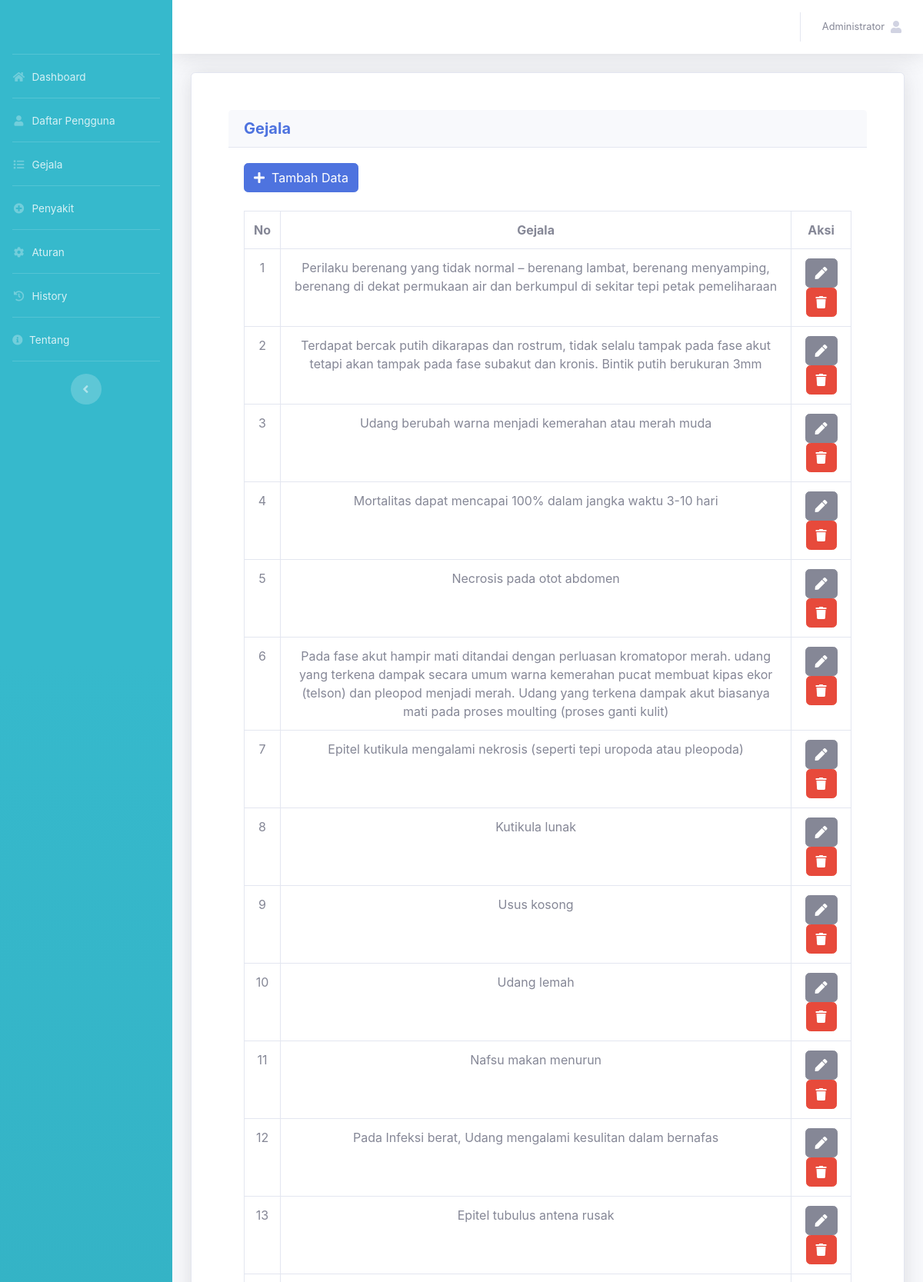
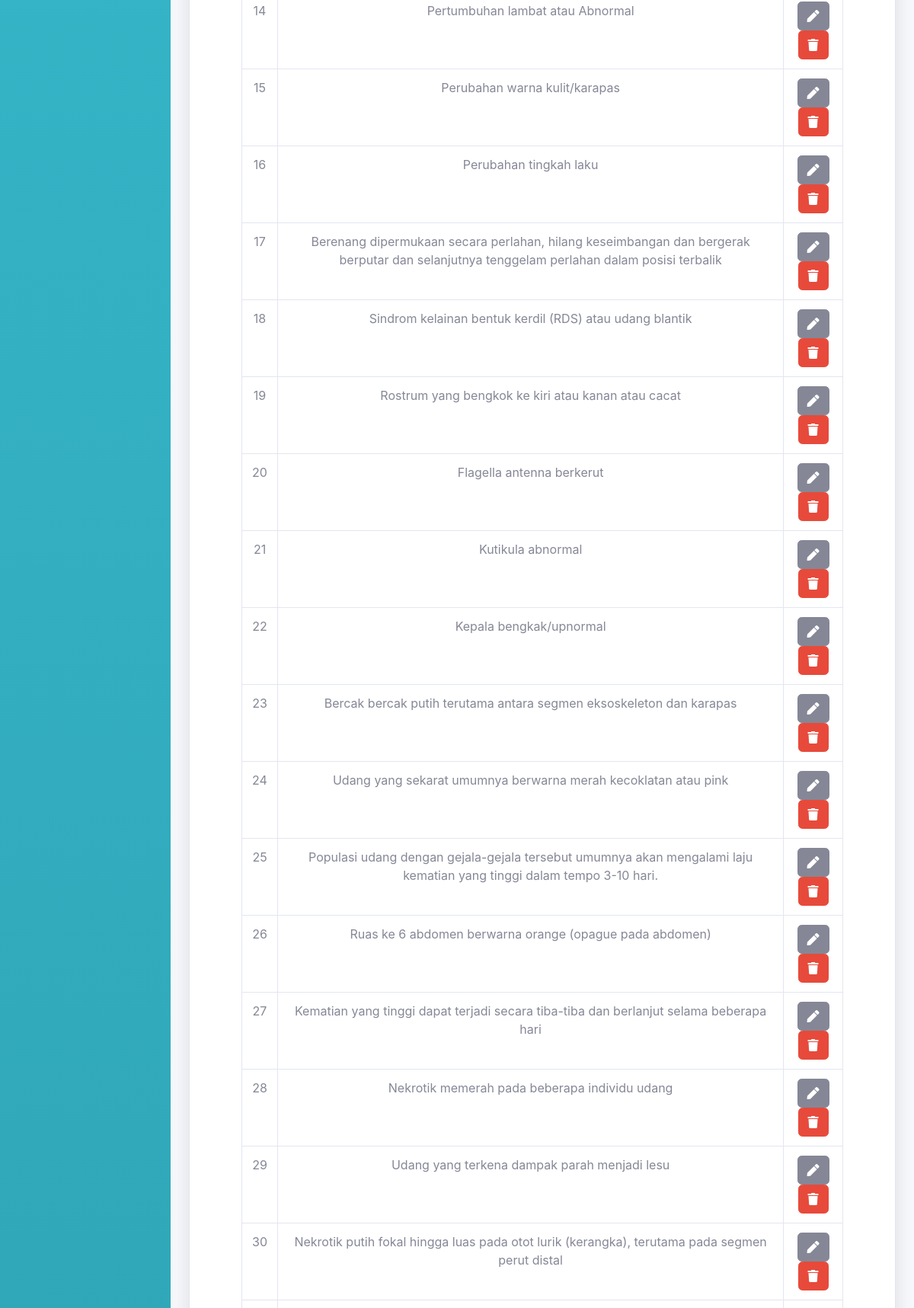
The page /admin/gejala.php (signed in, upper part) on the database its author committed (2 pictures, top to bottom).
### tables this page shows
CREATE TABLE `tb_akun` (
  `id_akun` int(11) NOT NULL,
  `nama_lengkap` varchar(50) NOT NULL,
  `username` varchar(50) NOT NULL,
  `password` varchar(50) NOT NULL,
  `level` varchar(30) NOT NULL
);

CREATE TABLE `tb_gejala` (
  `id_gejala` int(11) NOT NULL,
  `nama_gejala` text NOT NULL
);

### admin/gejala.php (the view, shortened to what this page needs)
<?php
include '../assets/conn/config.php';
include 'header.php';
?>
<div class="container">
	<div class="card shadow p-5 mb-5">
		<div class = "card-header">
            <h5 class= "m-0 font-weight-bold text-primary">Gejala</h5>
        </div>
        <div class="card-body">
            <a href="tambah_gejala.php" class="btn btn-primary"><span class="fa fa-plus">
                </span>&nbsp; Tambah Data</a>
                <br>
                <br>
                <div class="table-responsive">
                    <table class="table table-bordered">
                        <tr>
                            <th class="text-center">No</th>
                            <th class="text-center">Gejala</th>
                            <th class="text-center">Aksi</th>
                        </tr>
                        <?php
                        $gejala =mysqli_query($conn, "SELECT * FROM tb_gejala ORDER BY id_gejala");
                        $no=1;
                        while($a=mysqli_fetch_array($gejala)){?>
                        <tr>
                            <td class="text-center"><?= $no++ ?></td>
                            <td class="text-center"><?= $a['nama_gejala']?></td>
                            <td class="text-center">
                                <a href="edit_gejala.php?id_gejala=<?= $a['id_gejala'] ?>"
                                class="btn btn-secondary"><span class="fa fa-pen"></span></a>
                                <a href="gejala.php?id_gejala=<?= $a['id_gejala'] ?>&aksi=hapus" class="btn btn-danger"  onclick="return confirm('Apakah Anda yakin ingin menghapus data ini?');"><span class="fa fa-trash"></span></a>
                            </td>
                        </tr>
                        <?php }?>
                    </table>
                </div>
        </div>
    </div>
</div>

### admin/header.php (shortened to what this page needs)
<?php
include '../assets/conn/config.php';
?>
<!DOCTYPE html>
<html lang="en">
<head>
  <link href="../assets/vendor/fontawesome-free/css/all.min.css" rel="stylesheet" type="text/css">
  <link href="../assets/css/sb-admin-2.min.css" rel="stylesheet">
  <link href="../assets/vendor/datatables/dataTables.bootstrap4.min.css" rel="stylesheet">
</head>
<body id="page-top">
 <div id="wrapper">
  <ul class="navbar-nav bg-gradient-info sidebar sidebar-dark accordion" id="accordionSidebar">
    <a class="sidebar-brand d-flex align-items-center justify-content-center" href="index">
    </a>
    <hr class="sidebar-divider my-0">
    <li class="nav-item">
      <a class="nav-link" href="index.php">
        <i class="fas fa-fw fa-home"></i>
        <span>Dashboard</span></a>
      </li>
      <hr class="sidebar-divider my-0">
      <li class="nav-item">
        <a class="nav-link" href="daftar_pengguna.php">
          <i class="fas fa-fw fa-user"></i>
          <span>Daftar Pengguna</span></a>
      </li>
      <hr class="sidebar-divider my-0">
      <li class="nav-item">
        <a class="nav-link" href="gejala.php">
          <i class="fas fa-fw fa-list"></i>
          <span>Gejala</span></a>
      </li>
      <hr class="sidebar-divider my-0">
      <li class="nav-item">
        <a class="nav-link" href="penyakit.php">
          <i class="fas fa-fw fa-plus-circle"></i>
          <span>Penyakit</span></a>
      </li>
      <hr class="sidebar-divider my-0">
      <li class="nav-item">
        <a class="nav-link" href="aturan.php">
          <i class="fas fa-fw fa-cog"></i>
          <span>Aturan</span></a>
      </li>
      <hr class="sidebar-divider my-0">
      <li class="nav-item">
        <a class="nav-link" href="history.php">
          <i class="fas fa-fw fa-history"></i>
          <span>History</span></a>
      </li>
      <hr class="sidebar-divider my-0">
      <li class="nav-item">
        <a class="nav-link" href="tentang.php">
          <i class="fas fa-info-circle"></i>
          <span>Tentang</span></a>
      </li>
      <hr class="sidebar-divider d-none d-md-block">
      <div class="text-center d-none d-md-inline">
        <button class="rounded-circle border-0" id="sidebarToggle"></button>
      </div>
    </ul>
    <div id="content-wrapper" class="d-flex flex-column">
      <div id="content">
        <nav class="navbar navbar-expand navbar-light bg-white topbar mb-4 static-top shadow">
          <ul class="navbar-nav ml-auto">
            <li class="nav-item dropdown no-arrow">
              <a class="nav-link dropdown-toggle" href="#" id="userDropdown" role="button"
              data-toggle="dropdown" aria-haspopup="true" aria-expanded="false">
              <?php
              $username=$_SESSION['username'];
              $det=mysqli_query($conn,"select * from tb_akun where username='$username'");
              while($d=mysqli_fetch_array($det)){
                ?>
                <span class="mr-2 d-none d-lg-inline text-gray-600 small"><?php echo $d['nama_lengkap'] ?></span>
                <?php
              }
              ?>
              <span class="fa fa-user"><span>
              </a>
          </li>
        </ul>
      </nav>
    </div>
</body>
</html>

### rows shown on the page
tb_akun: nama_lengkap "Administrator"
tb_gejala: nama_gejala "Perilaku berenang yang tidak normal – berenang lambat, berenang menyamping, berenang di dekat permukaan air dan berkumpul di sekitar tepi petak pemeliharaan"
tb_gejala: nama_gejala "Terdapat bercak putih dikarapas dan rostrum, tidak selalu tampak pada fase akut tetapi akan tampak pada fase subakut dan kronis. Bintik putih berukuran 3mm"
tb_gejala: nama_gejala "Udang berubah warna menjadi kemerahan atau merah muda"
tb_gejala: nama_gejala "Mortalitas dapat mencapai 100% dalam jangka waktu 3-10 hari"
tb_gejala: nama_gejala "Necrosis pada otot abdomen"
tb_gejala: nama_gejala "Pada fase akut hampir mati ditandai dengan perluasan kromatopor merah. udang yang terkena dampak secara umum warna kemerahan pucat membuat kipas ekor (telson) dan pleopod menjadi merah. Udang yang terkena dampak akut biasanya mati pada proses moulting (proses ganti kulit)"
tb_gejala: nama_gejala "Epitel kutikula mengalami nekrosis (seperti tepi uropoda atau pleopoda)"
tb_gejala: nama_gejala "Kutikula lunak"
tb_gejala: nama_gejala "Usus kosong"
tb_gejala: nama_gejala "Udang lemah"
tb_gejala: nama_gejala "Nafsu makan menurun"
tb_gejala: nama_gejala "Pada Infeksi berat, Udang mengalami kesulitan dalam bernafas"
tb_gejala: nama_gejala "Epitel tubulus antena rusak"
tb_gejala: nama_gejala "Pertumbuhan lambat atau Abnormal"
tb_gejala: nama_gejala "Perubahan warna kulit/karapas"
tb_gejala: nama_gejala "Perubahan tingkah laku"
tb_gejala: nama_gejala "Berenang dipermukaan secara perlahan, hilang keseimbangan dan bergerak berputar dan selanjutnya tenggelam perlahan dalam posisi terbalik"
tb_gejala: nama_gejala "Sindrom kelainan bentuk kerdil (RDS) atau udang blantik"
tb_gejala: nama_gejala "Rostrum yang bengkok ke kiri atau kanan atau cacat"
tb_gejala: nama_gejala "Flagella antenna berkerut"
tb_gejala: nama_gejala "Kutikula abnormal"
tb_gejala: nama_gejala "Kepala bengkak/upnormal"
tb_gejala: nama_gejala "Bercak bercak putih terutama antara segmen eksoskeleton dan karapas"
tb_gejala: nama_gejala "Udang yang sekarat umumnya berwarna merah kecoklatan atau pink"
tb_gejala: nama_gejala "Populasi udang dengan gejala-gejala tersebut umumnya akan mengalami laju kematian yang tinggi dalam tempo 3-10 hari."
tb_gejala: nama_gejala "Ruas ke 6 abdomen berwarna orange (opague pada abdomen)"
tb_gejala: nama_gejala "Kematian yang tinggi dapat terjadi secara tiba-tiba dan berlanjut selama beberapa hari"
tb_gejala: nama_gejala "Nekrotik memerah pada beberapa individu udang"
tb_gejala: nama_gejala "Udang yang terkena dampak parah menjadi lesu"
tb_gejala: nama_gejala "Nekrotik putih fokal hingga luas pada otot lurik (kerangka), terutama pada segmen perut distal"
